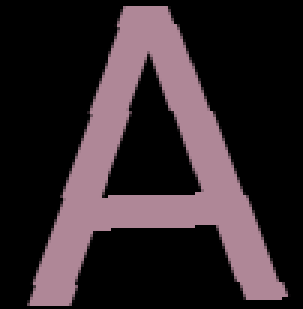
#> input picture out/train/A/0.png, 101 x 103 px (shown 3 times larger); its folder holds 3 pictures in this run
$ python imt_to_tex.py
#> lines starting #> are read from the running program, lines starting #| are printed output that depends on the picture; after the words box and inside, x2 and y2 are one past the last pixel; in counts of white or black regions, pixels touching at a corner belong together
import matplotlib.pyplot as plt
import numpy as np
import pathlib
import cv2
from skimage.measure import regionprops, label
from tqdm import tqdm


def extract_features(image, if_symb_is_i):
    if image.ndim == 3:
        gray = np.mean(image, 2)
        gray[gray > 0] = 1
        labeled = label(gray)
    else:
        labeled = image.astype("uint8")
    props = regionprops(labeled)[0]
    extants = props.extent
    eccentricity = props.eccentricity
    euler = props.euler_number
    rr, cc = props.centroid_local
    rr = rr / props.image.shape[0]
    cc = cc / props.image.shape[1]
    feret = (props.feret_diameter_max - 1) / np.max(props.image.shape)
    return np.array([extants, eccentricity, euler, rr, cc, feret, if_symb_is_i], dtype="f4")


# [45 lines left out: function image2text, not called in this run]


if __name__ == "__main__":
    text_images = [plt.imread(path) for path in pathlib.Path("./out/").glob("*.png")]
    train_images = {}

    for path in tqdm(sorted(pathlib.Path("./out/train").glob("*"))):
        train_images[path.name[-1]] = [plt.imread(image_path) for image_path in sorted(path.glob("*.png"))]
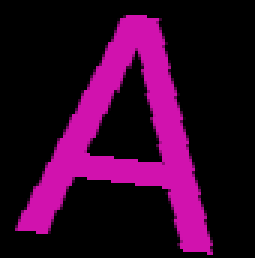
#> input picture out/train/A/1.png, 85 x 86 px (shown 3 times larger)
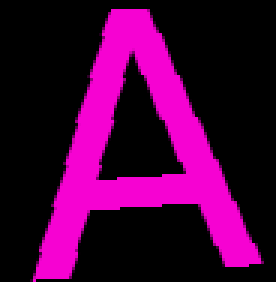
#> input picture out/train/A/2.png, 92 x 94 px (shown 3 times larger)

    knn = cv2.ml.KNearest_create()
    train, responses = [], []
    symb2class = {symbol: i for i, symbol in enumerate(train_images)}
#> symb2class = {'A': 0, 'C': 1}
    class2symb = {value: key for key, value in symb2class.items()}
#> class2symb = {0: 'A', 1: 'C'}

    for symbol in tqdm(train_images):
        for image in train_images[symbol]:
            train.append(extract_features(image, symbol == "i"))
            responses.append(symb2class[symbol])
#> this loop made 2 passes
#> symbol on passes 1 to 2: 'A', 'C'
#> pass 1, in extract_features, `gray = np.mean(image, 2)`:
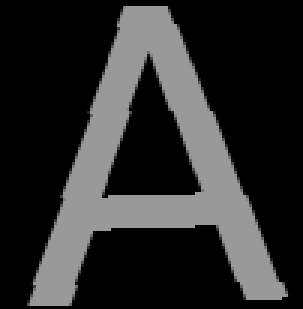
#> gray: shape (103, 101) float32 (shown 3 times larger); min 0, max 0.603, mean 0.173
#> pass 1, in extract_features, `labeled = label(gray)`:
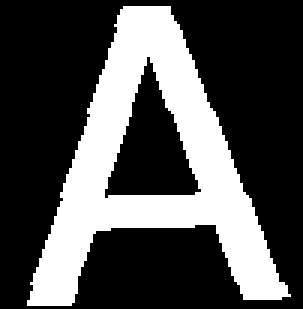
#> labeled: shape (103, 101) int64 (shown 3 times larger); values 0 (black) and 1 (white), 30.7% white; 1 white region, box (x1, y1, x2, y2) and area: (9, 2, 97, 102) 3194
#> pass 1, in extract_features (call 2), `gray = np.mean(image, 2)`:
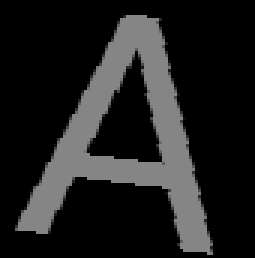
#> gray: shape (86, 85) float32 (shown 3 times larger); min 0, max 0.524, mean 0.124
#> pass 1, in extract_features (call 2), `labeled = label(gray)`:
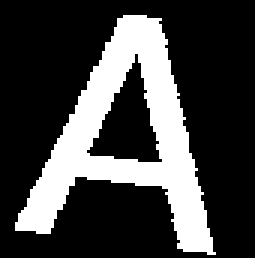
#> labeled: shape (86, 85) int64 (shown 3 times larger); values 0 (black) and 1 (white), 25.9% white; 1 white region, box (x1, y1, x2, y2) and area: (5, 5, 72, 85) 1894
#> after the loop, responses = [0, 0, 0, 1]; train = [[0.363, 0.601, 0, 0.536, 0.47, 1.11, 0], [0.353, 0.59, 0, 0.511, 0.546, 1.06, 0], [0.359, 0.602, 0, 0.523, 0.46, 1.08, 0], [0.303, 0.833, 1, 0.522, 0.367, 1.01, 0]]

    knn.train(np.array(train, dtype="f4"), cv2.ml.ROW_SAMPLE, np.array(responses))

    number_of_images = 3

    for k in range(number_of_images):
#> (the run stopped early here; a loop or call above may not have finished)
